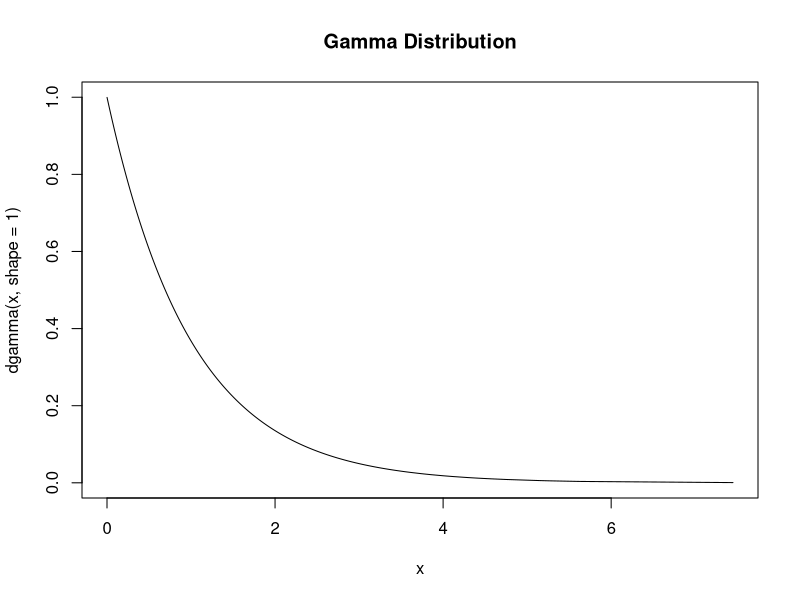

Generate this figure with R:
#shape parameter has to be defined
x<-rgamma(1000,shape = 1)
x<-sort(x)
plot(x,dgamma(x,shape = 1),main="Gamma Distribution",type = 'l')